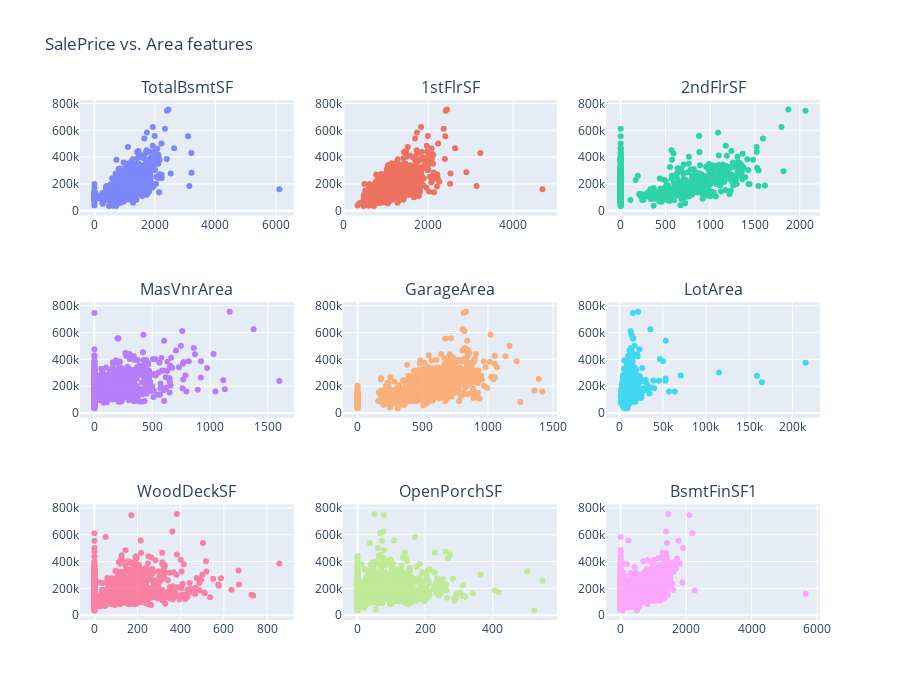

Notebook code cell kept with this figure:
### Code cell
nr_rows=3
nr_cols=3

fig = tools.make_subplots(rows=nr_rows, cols=nr_cols, print_grid=False,
                          subplot_titles=area_features )
                                                                
for row in range(1,nr_rows+1):
    for col in range(1,nr_cols+1): 
        
        i = (row-1) * nr_cols + col-1
                   
        trace = go.Scatter(x = df_train[x_col_vals[i]], 
                           y = df_train[y_col_vals], 
                           name=x_col_vals[i], 
                           mode="markers", 
                           opacity=0.8)

        fig.append_trace(trace, row, col,)
 
                                                                                                  
fig['layout'].update(height=700, width=900, showlegend=False,
                     title='SalePrice' + ' vs. Area features')
iplot(fig)

### Figure 1 — Plotly figure (JSON) as saved in the notebook; plotly's stock layout.template omitted (floating-point values rounded to 4 significant figures; data arrays with more than 128 entries replaced by an {"elided": "..."} marker saying what was removed)
{"data": [{"mode": "markers", "name": "TotalBsmtSF", "opacity": 0.8, "type": "scatter", "x": {"elided": "1460 int values"}, "xaxis": "x", "y": {"elided": "1460 int values"}, "yaxis": "y"}, {"mode": "markers", "name": "1stFlrSF", "opacity": 0.8, "type": "scatter", "x": {"elided": "1460 int values"}, "xaxis": "x2", "y": {"elided": "1460 int values"}, "yaxis": "y2"}, {"mode": "markers", "name": "2ndFlrSF", "opacity": 0.8, "type": "scatter", "x": {"elided": "1460 int values"}, "xaxis": "x3", "y": {"elided": "1460 int values"}, "yaxis": "y3"}, {"mode": "markers", "name": "MasVnrArea", "opacity": 0.8, "type": "scatter", "x": {"elided": "1460 int values"}, "xaxis": "x4", "y": {"elided": "1460 int values"}, "yaxis": "y4"}, {"mode": "markers", "name": "GarageArea", "opacity": 0.8, "type": "scatter", "x": {"elided": "1460 int values"}, "xaxis": "x5", "y": {"elided": "1460 int values"}, "yaxis": "y5"}, {"mode": "markers", "name": "LotArea", "opacity": 0.8, "type": "scatter", "x": {"elided": "1460 int values"}, "xaxis": "x6", "y": {"elided": "1460 int values"}, "yaxis": "y6"}, {"mode": "markers", "name": "WoodDeckSF", "opacity": 0.8, "type": "scatter", "x": {"elided": "1460 int values"}, "xaxis": "x7", "y": {"elided": "1460 int values"}, "yaxis": "y7"}, {"mode": "markers", "name": "OpenPorchSF", "opacity": 0.8, "type": "scatter", "x": {"elided": "1460 int values"}, "xaxis": "x8", "y": {"elided": "1460 int values"}, "yaxis": "y8"}, {"mode": "markers", "name": "BsmtFinSF1", "opacity": 0.8, "type": "scatter", "x": {"elided": "1460 int values"}, "xaxis": "x9", "y": {"elided": "1460 int values"}, "yaxis": "y9"}], "layout": {"annotations": [{"font": {"size": 16}, "showarrow": false, "text": "TotalBsmtSF", "x": 0.1444, "xanchor": "center", "xref": "paper", "y": 1, "yanchor": "bottom", "yref": "paper"}, {"font": {"size": 16}, "showarrow": false, "text": "1stFlrSF", "x": 0.5, "xanchor": "center", "xref": "paper", "y": 1, "yanchor": "bottom", "yref": "paper"}, {"font": {"size": 16}, "showarrow": false, "text": "2ndFlrSF", "x": 0.8556, "xanchor": "center", "xref": "paper", "y": 1, "yanchor": "bottom", "yref": "paper"}, {"font": {"size": 16}, "showarrow": false, "text": "MasVnrArea", "x": 0.1444, "xanchor": "center", "xref": "paper", "y": 0.6111, "yanchor": "bottom", "yref": "paper"}, {"font": {"size": 16}, "showarrow": false, "text": "GarageArea", "x": 0.5, "xanchor": "center", "xref": "paper", "y": 0.6111, "yanchor": "bottom", "yref": "paper"}, {"font": {"size": 16}, "showarrow": false, "text": "LotArea", "x": 0.8556, "xanchor": "center", "xref": "paper", "y": 0.6111, "yanchor": "bottom", "yref": "paper"}, {"font": {"size": 16}, "showarrow": false, "text": "WoodDeckSF", "x": 0.1444, "xanchor": "center", "xref": "paper", "y": 0.2222, "yanchor": "bottom", "yref": "paper"}, {"font": {"size": 16}, "showarrow": false, "text": "OpenPorchSF", "x": 0.5, "xanchor": "center", "xref": "paper", "y": 0.2222, "yanchor": "bottom", "yref": "paper"}, {"font": {"size": 16}, "showarrow": false, "text": "BsmtFinSF1", "x": 0.8556, "xanchor": "center", "xref": "paper", "y": 0.2222, "yanchor": "bottom", "yref": "paper"}], "height": 700, "showlegend": false, "title": {"text": "SalePrice vs. Area features"}, "width": 900, "xaxis": {"anchor": "y", "domain": [0, 0.2889]}, "xaxis2": {"anchor": "y2", "domain": [0.3556, 0.6444]}, "xaxis3": {"anchor": "y3", "domain": [0.7111, 1]}, "xaxis4": {"anchor": "y4", "domain": [0, 0.2889]}, "xaxis5": {"anchor": "y5", "domain": [0.3556, 0.6444]}, "xaxis6": {"anchor": "y6", "domain": [0.7111, 1]}, "xaxis7": {"anchor": "y7", "domain": [0, 0.2889]}, "xaxis8": {"anchor": "y8", "domain": [0.3556, 0.6444]}, "xaxis9": {"anchor": "y9", "domain": [0.7111, 1]}, "yaxis": {"anchor": "x", "domain": [0.7778, 1]}, "yaxis2": {"anchor": "x2", "domain": [0.7778, 1]}, "yaxis3": {"anchor": "x3", "domain": [0.7778, 1]}, "yaxis4": {"anchor": "x4", "domain": [0.3889, 0.6111]}, "yaxis5": {"anchor": "x5", "domain": [0.3889, 0.6111]}, "yaxis6": {"anchor": "x6", "domain": [0.3889, 0.6111]}, "yaxis7": {"anchor": "x7", "domain": [0, 0.2222]}, "yaxis8": {"anchor": "x8", "domain": [0, 0.2222]}, "yaxis9": {"anchor": "x9", "domain": [0, 0.2222]}}}
